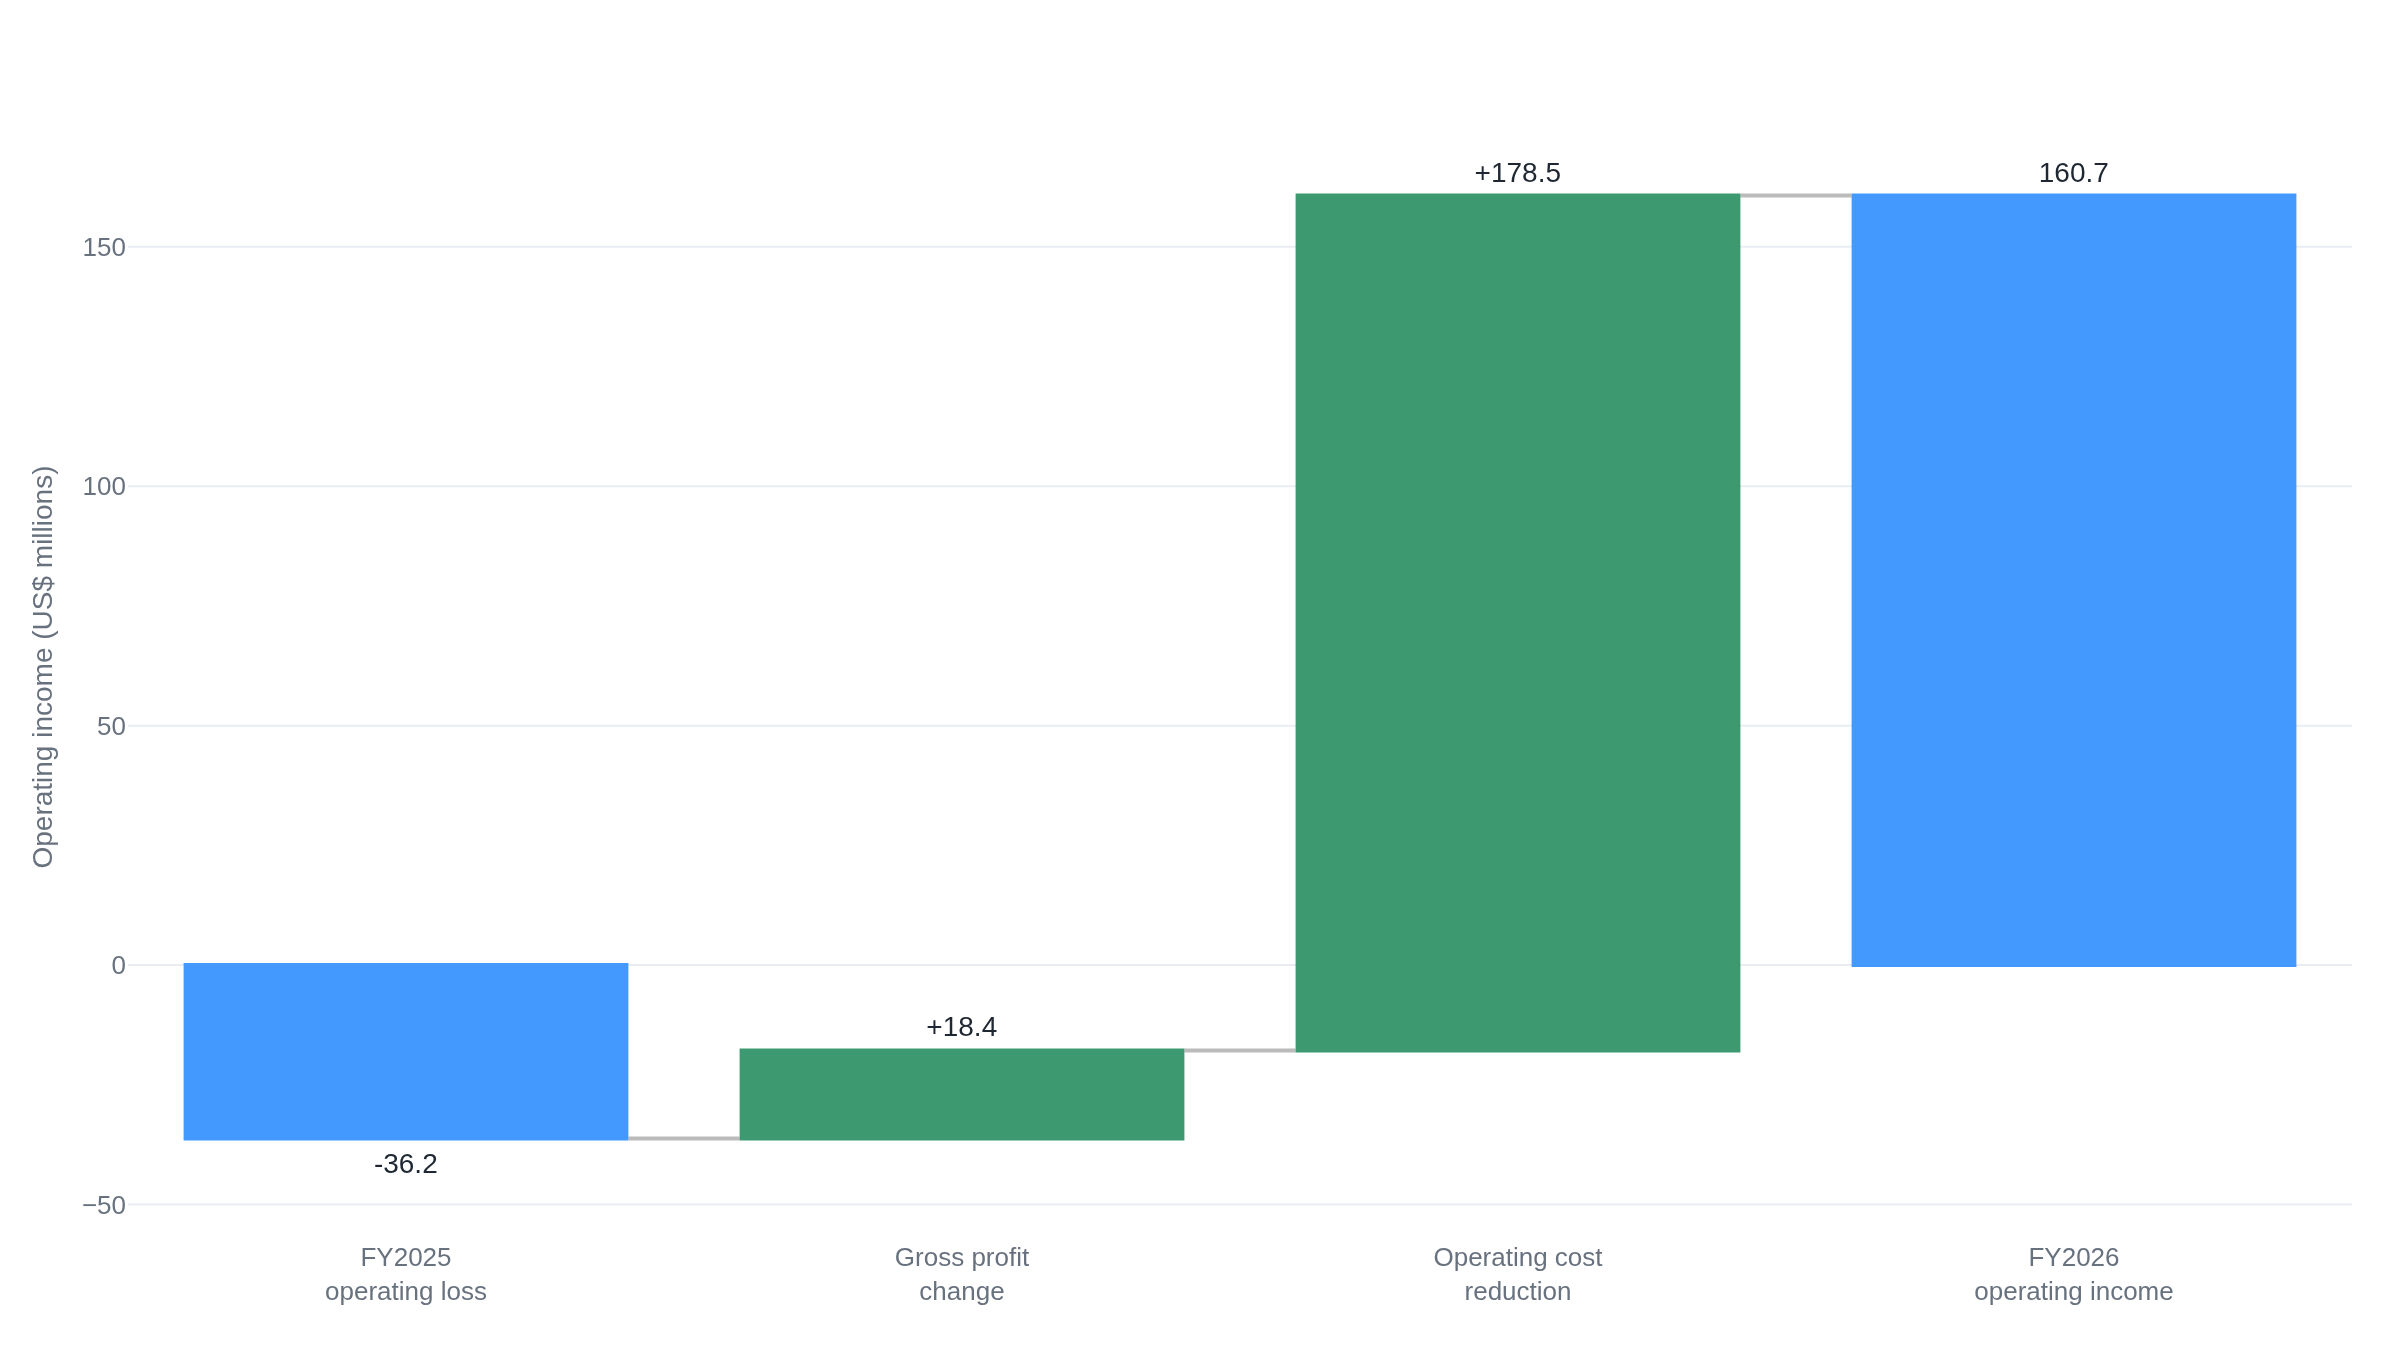

Reproduce this figure in Python.
import plotly.graph_objects as go

# The swing from an operating loss in FY2025 to operating income in FY2026,
# decomposed. Figures from Peloton's FY2026 SEC-filed earnings release
# (Exhibit 99.1), statement of operations. US$ millions.
# FY2025 operating loss -36.2; gross profit rose ~18.4; operating expenses
# fell 178.5 (1,304.5 -> 1,126.0); FY2026 operating income 160.7.
labels = [
    "FY2025<br>operating loss",
    "Gross profit<br>change",
    "Operating cost<br>reduction",
    "FY2026<br>operating income",
]
measures = ["absolute", "relative", "relative", "total"]
values = [-36.2, 18.4, 178.5, 160.7]
text = ["-36.2", "+18.4", "+178.5", "160.7"]

fig = go.Figure(
    go.Waterfall(
        measure=measures,
        x=labels,
        y=values,
        text=text,
        textposition="outside",
        connector={"line": {"color": "rgba(120,120,120,0.5)"}},
    )
)
fig.update_layout(
    yaxis_title="Operating income (US$ millions)",
    showlegend=False,
)
